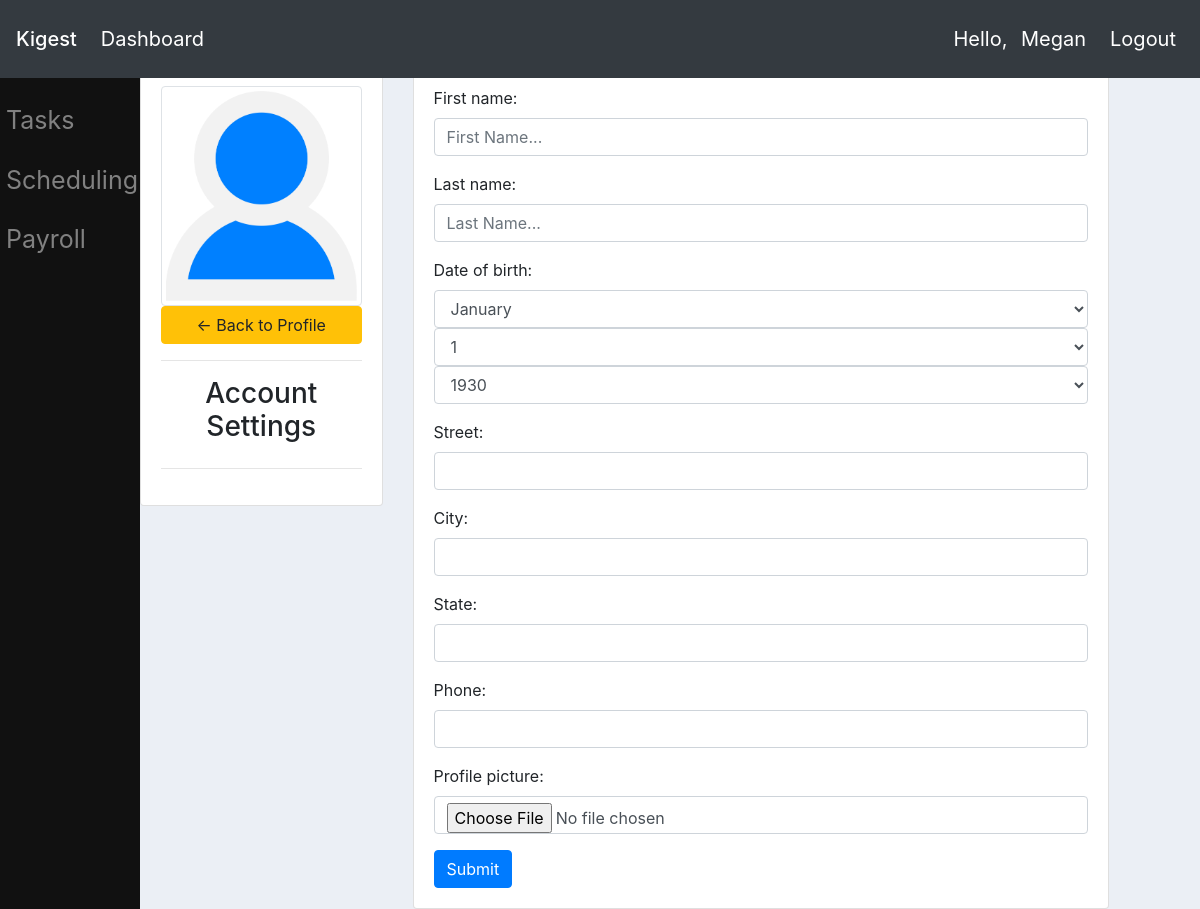
Before: /profile/kirk/edit/ (signed in) with the older database file.
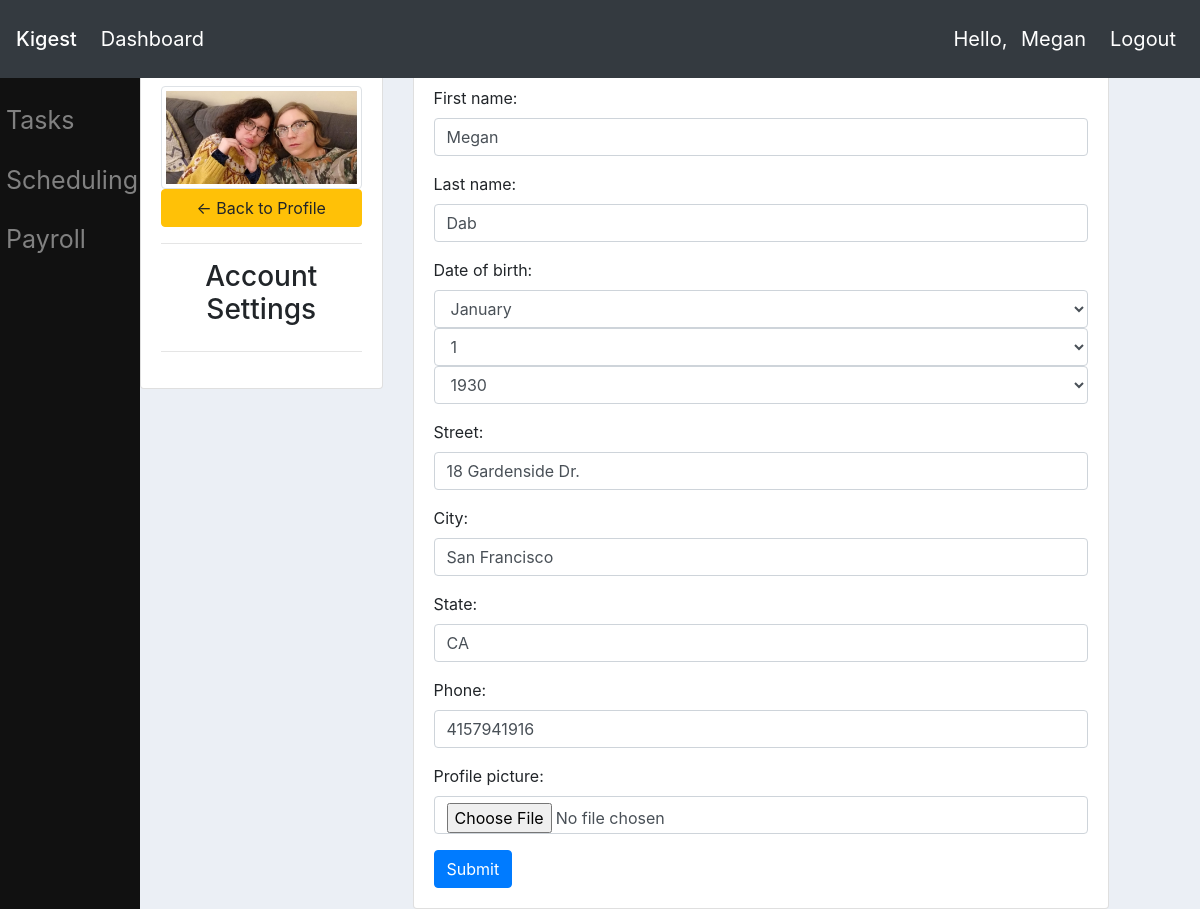
After: the same page with the newer database file.
### userprofile/models.py (models this page shows, shortened)
class Employee(models.Model):
    user = models.OneToOneField(User, on_delete=models.CASCADE)
    first_name = models.CharField(max_length=15, default='')
    last_name = models.CharField(max_length=20, default='')
    date_of_birth = models.DateField(null=True, blank=True)
    is_active = models.BooleanField(default=False)
    profile_picture = models.ImageField(default="default.png")
    street = models.CharField(max_length=200, null=True, blank=True, verbose_name='Street Address')
    city = models.CharField(max_length=75, null=True, blank=True, verbose_name='City')
    state = models.CharField(max_length=2, null=True, blank=True, verbose_name='State')
    phone = models.CharField(max_length=20, null=True, blank=True, verbose_name='Telephone Number')
    postal_code = models.CharField(max_length=5, null=True, blank=True, verbose_name='Postal Code')

### userprofile/views.py (the view, shortened to what this page needs)
# urls.py: path('<str:username>/edit/', views.editprofileinformation, name='editprofile'),
def editprofileinformation(request, username):
    employee = Employee.objects.get(user=request.user)
    form = EmployeeProfileForm(instance=employee)
    context = {'form': form,
        'error': '',
        'employee': employee}
    if request.method=='GET':
        return render(request, 'userprofile/editprofile.html', context)

### userprofile/forms.py
class EmployeeProfileForm(ModelForm):
    class Meta:
        model = Employee
        fields = ['first_name', 'last_name', 'date_of_birth', 'street','city', 'state', 'phone', 'profile_picture']
    date_of_birth = forms.DateField(widget=SelectDateWidget(years=range(1930,2010), attrs={'class': 'form-control'}))
    first_name = forms.CharField(widget=forms.TextInput(attrs={'class': 'form-control',
    'placeholder': 'First Name...'}))
    last_name = forms.CharField(widget=forms.TextInput(attrs={'class': 'form-control',
    'placeholder': 'Last Name...'}))
    street = forms.CharField(widget=forms.TextInput(attrs={'class': 'form-control'}))
    city = forms.CharField(widget=forms.TextInput(attrs={'class': 'form-control'}))
    state = forms.CharField(widget=forms.TextInput(attrs={'class': 'form-control'}))
    phone = forms.CharField(widget=forms.TextInput(attrs={'class': 'form-control'}))
    profile_picture = forms.ImageField(widget=forms.FileInput(attrs={'class': 'form-control'}))

### userprofile/templates/userprofile/editprofile.html (shortened to what this page needs)
{% extends "website/main.html" %}
{% block content %}
<div class="row">
	<div class="col-md-3">
		<div class="card card-body">
            <img src="{{ employee.profile_picture.url }}" alt="Profile Picture" class="img-thumbnail">
			<a class="btn btn-warning" href="{% url 'profile:profile' request.user.username %}"> &#8592; Back to Profile</a>
			<hr>
			<h3 style="text-align: center">Account Settings</h3>
			<hr>
		</div>
	</div>
	<div class="col-md-8">
		<div class="card card-body">
            <form method="POST" action="" enctype="multipart/form-data">
                {{form.as_p}}
            <input class="btn btn-primary" type="submit" name="Update Information">
            </form>
		</div>
	</div>
</div>
{% endblock%}

Changed rows visible on the page:
changed Employee: profile_picture: picture added in place of a placeholder; first_name (not shown) → "Megan"; last_name (not shown) → "Dab"; street (not shown) → "18 Gardenside Dr."; city (not shown) → "San Francisco"; state (not shown) → "CA"; phone (not shown) → "4157941916"
